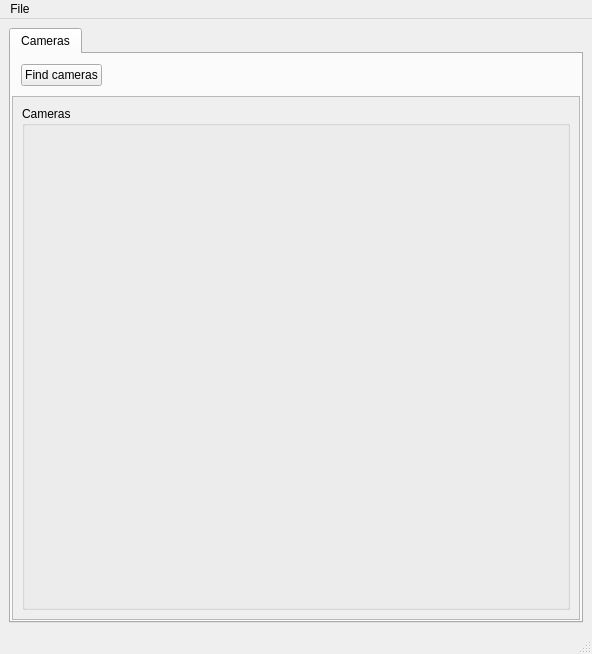
<?xml version="1.0" encoding="UTF-8"?>
<ui version="4.0">
 <class>Vision</class>
 <widget class="QMainWindow" name="Vision">
  <property name="geometry">
   <rect>
    <x>0</x>
    <y>0</y>
    <width>592</width>
    <height>654</height>
   </rect>
  </property>
  <property name="windowTitle">
   <string>mrVision</string>
  </property>
  <property name="locale">
   <locale language="English" country="UnitedKingdom"/>
  </property>
  <widget class="QWidget" name="centralwidget">
   <layout class="QHBoxLayout" name="horizontalLayout_2">
    <item>
     <widget class="QTabWidget" name="tabWidget">
      <property name="sizePolicy">
       <sizepolicy hsizetype="Minimum" vsizetype="Expanding">
        <horstretch>0</horstretch>
        <verstretch>0</verstretch>
       </sizepolicy>
      </property>
      <property name="locale">
       <locale language="English" country="UnitedKingdom"/>
      </property>
      <property name="tabShape">
       <enum>QTabWidget::Rounded</enum>
      </property>
      <property name="currentIndex">
       <number>0</number>
      </property>
      <widget class="QWidget" name="tabCameras">
       <attribute name="title">
        <string>Cameras</string>
       </attribute>
       <layout class="QVBoxLayout" name="verticalLayout_2">
        <property name="spacing">
         <number>1</number>
        </property>
        <property name="leftMargin">
         <number>1</number>
        </property>
        <property name="topMargin">
         <number>1</number>
        </property>
        <property name="rightMargin">
         <number>1</number>
        </property>
        <property name="bottomMargin">
         <number>1</number>
        </property>
        <item>
         <widget class="QWidget" name="widget" native="true">
          <property name="minimumSize">
           <size>
            <width>0</width>
            <height>40</height>
           </size>
          </property>
          <layout class="QHBoxLayout" name="horizontalLayout">
           <item>
            <widget class="QPushButton" name="pBFindCameras">
             <property name="sizePolicy">
              <sizepolicy hsizetype="Minimum" vsizetype="Minimum">
               <horstretch>0</horstretch>
               <verstretch>0</verstretch>
              </sizepolicy>
             </property>
             <property name="text">
              <string>Find cameras</string>
             </property>
            </widget>
           </item>
           <item>
            <widget class="QLabel" name="lblFindCamera">
             <property name="sizePolicy">
              <sizepolicy hsizetype="Minimum" vsizetype="Preferred">
               <horstretch>0</horstretch>
               <verstretch>0</verstretch>
              </sizepolicy>
             </property>
             <property name="text">
              <string/>
             </property>
            </widget>
           </item>
           <item>
            <spacer name="horizontalSpacer">
             <property name="orientation">
              <enum>Qt::Horizontal</enum>
             </property>
             <property name="sizeHint" stdset="0">
              <size>
               <width>1</width>
               <height>1</height>
              </size>
             </property>
            </spacer>
           </item>
          </layout>
         </widget>
        </item>
        <item>
         <widget class="QScrollArea" name="scrollArea">
          <property name="sizePolicy">
           <sizepolicy hsizetype="Minimum" vsizetype="Expanding">
            <horstretch>0</horstretch>
            <verstretch>0</verstretch>
           </sizepolicy>
          </property>
          <property name="widgetResizable">
           <bool>true</bool>
          </property>
          <widget class="QWidget" name="scrollAreaWidgetContents">
           <property name="geometry">
            <rect>
             <x>0</x>
             <y>0</y>
             <width>566</width>
             <height>506</height>
            </rect>
           </property>
           <layout class="QVBoxLayout" name="verticalLayout">
            <item>
             <widget class="QGroupBox" name="gBListofCameras">
              <property name="sizePolicy">
               <sizepolicy hsizetype="Minimum" vsizetype="Expanding">
                <horstretch>0</horstretch>
                <verstretch>0</verstretch>
               </sizepolicy>
              </property>
              <property name="minimumSize">
               <size>
                <width>0</width>
                <height>35</height>
               </size>
              </property>
              <property name="title">
               <string>Cameras</string>
              </property>
              <layout class="QVBoxLayout" name="verticalLayout_3">
               <property name="sizeConstraint">
                <enum>QLayout::SetDefaultConstraint</enum>
               </property>
               <item>
                <spacer name="verticalSpacer">
                 <property name="orientation">
                  <enum>Qt::Vertical</enum>
                 </property>
                 <property name="sizeHint" stdset="0">
                  <size>
                   <width>1</width>
                   <height>1</height>
                  </size>
                 </property>
                </spacer>
               </item>
              </layout>
             </widget>
            </item>
           </layout>
          </widget>
         </widget>
        </item>
       </layout>
      </widget>
     </widget>
    </item>
   </layout>
  </widget>
  <widget class="QMenuBar" name="menubar">
   <property name="geometry">
    <rect>
     <x>0</x>
     <y>0</y>
     <width>592</width>
     <height>25</height>
    </rect>
   </property>
   <widget class="QMenu" name="menuFile">
    <property name="title">
     <string>File</string>
    </property>
    <addaction name="actionLoad_config"/>
    <addaction name="actionSave_Config"/>
    <addaction name="separator"/>
    <addaction name="actionExit"/>
   </widget>
   <addaction name="menuFile"/>
  </widget>
  <widget class="QStatusBar" name="statusbar"/>
  <action name="actionLoad_config">
   <property name="text">
    <string>Load config</string>
   </property>
  </action>
  <action name="actionSave_Config">
   <property name="text">
    <string>Save Config</string>
   </property>
  </action>
  <action name="actionExit">
   <property name="text">
    <string>Exit</string>
   </property>
  </action>
 </widget>
 <resources/>
 <connections/>
</ui>
